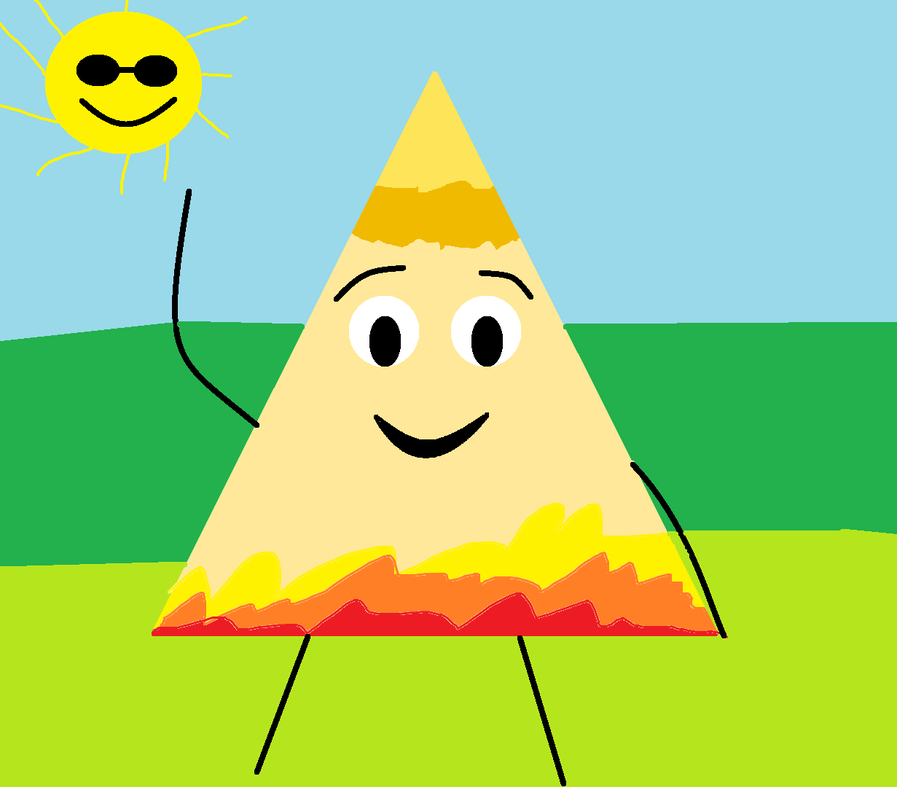
#> input picture treePotato's stuff/nachogirlwithback.png, 897 x 787 px, shrunk from 1231 x 1080 before the run
$ python CVTest.py
#> lines starting #> are read from the running program, lines starting #| are printed output that depends on the picture
import cv2
import numpy as np
import matplotlib.pyplot as plt

img = cv2.imread('nachogirlwithback.png',cv2.IMREAD_UNCHANGED)
#> img is the input picture: shape (787, 897, 3); mean B, G, R 122.3, 207.7, 161.9

"""
cv2.imshow('image', img)
cv2.waitKey(0)
cv2.destroyAllWindows()
"""

plt.imshow(img);
plt.plot([50,100],[80,100],"c", linewidth = 5);
plt.show();
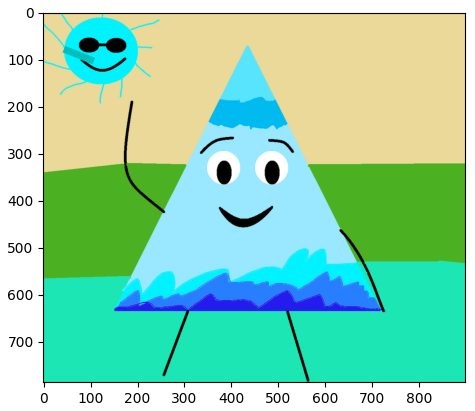
#> figure drawn by matplotlib, 1 panel; B, G, R data is drawn as R, G, B

$ run again, with treePotato's stuff/WIN_20190101_20_47_13_Pro.jpg saved as treePotato's stuff/nachogirlwithback.png
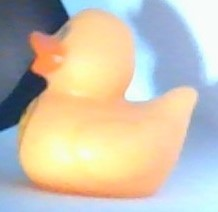
#> input picture treePotato's stuff/WIN_20190101_20_47_13_Pro.jpg, 218 x 212 px
#> img is the input picture: shape (212, 218, 3); mean B, G, R 177.5, 194.5, 202
#> `plt.show();`:
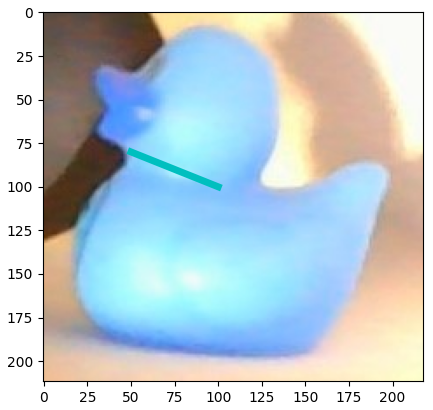
#> figure drawn by matplotlib, 1 panel; B, G, R data is drawn as R, G, B
